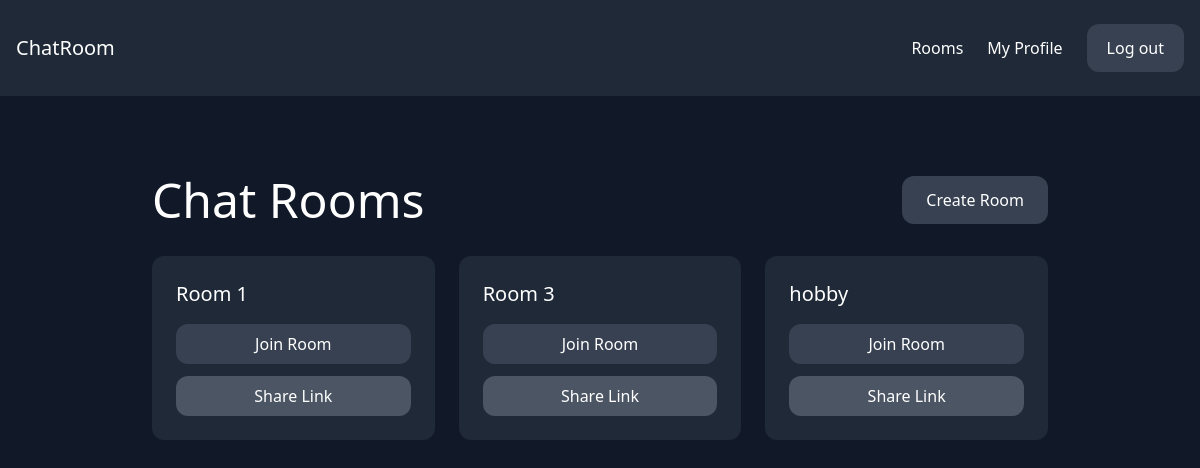
Screenshot of /rooms/ (signed in) with the database file from the repository.
### chat/models.py (models this page shows, shortened)
class Room(models.Model):
    name = models.CharField(max_length=255)
    slug = models.SlugField(unique=True)
    created_at = models.DateTimeField(auto_now_add=True)

### chat/views.py (the view)
# urls.py: path("rooms/", rooms, name='rooms'),
@login_required
def rooms(request):
    rooms = Room.objects.all().order_by('name')
    return render(request, 'rooms.html', {'rooms': rooms})

### chat/templates/rooms.html (shortened to what this page needs)
{% extends 'base.html' %}
{% block content %}
<div class="p-10 lg:p-20">
    <div class="max-w-4xl mx-auto">
        <div class="flex justify-between items-center mb-8">
            <h1 class="text-3xl lg:text-5xl text-white">Chat Rooms</h1>
            <a href="{% url 'create_room' %}" class="px-6 py-3 rounded-xl text-white bg-gray-700 hover:bg-gray-600 transition duration-300">Create Room</a>
        </div>
        <div class="grid grid-cols-1 md:grid-cols-3 gap-6">
            {% for room in rooms %}
                <div class="bg-gray-800 p-6 rounded-xl">
                    <h2 class="text-xl text-white mb-4">{{ room.name }}</h2>
                    <div class="space-y-3">
                        <a href="{% url 'room' room.slug %}" class="block px-4 py-2 rounded-xl text-white bg-gray-700 hover:bg-gray-600 transition duration-300 text-center">Join Room</a>
                        <button onclick="copyRoomLink('{{ request.scheme }}://{{ request.get_host }}{% url 'room' room.slug %}')"
                                class="block w-full px-4 py-2 rounded-xl text-white bg-gray-600 hover:bg-gray-500 transition duration-300">
                            Share Link
                        </button>
                    </div>
                </div>
            {% empty %}
                <div class="bg-gray-800 p-6 rounded-xl">
                    <p class="text-white">No rooms available.</p>
                </div>
            {% endfor %}
        </div>
    </div>
</div>
{% endblock %}

### rows the page displays
Room: name "Room 1"
Room: name "Room 3"
Room: name "hobby"
